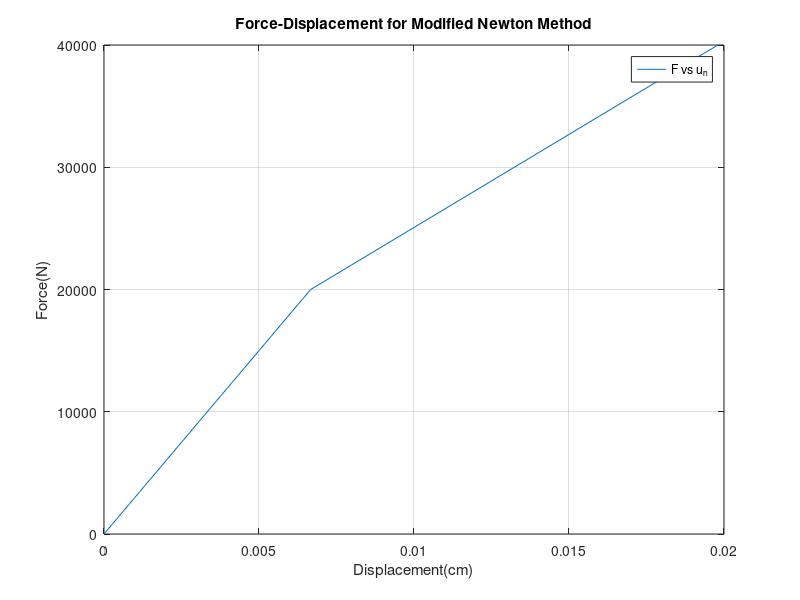

Source code (MATLAB):
clear all; close all; clc;

%Modified Newton-Raphson Method
%In the present problem we do not consider unloading part of the force

%Given Parameters: 
%state_a: Binary flag to represent the state of the left segment of the rod. It
%assumes a value of 0 for elastic state and 1 for inelastic state. 

%state_b: Binary flag to represent the state of the left segment of the rod. It
%assumes a value of 0 for elastic state and 1 for inelastic state. 

%num_step: Number of steps in the Newton Raphson 

%Number of steps in which the load needs to be applied: 2

%varepsilon: Tolerance parameter for error 

%F_ext: External Load as applicable for the step

%F_int: Internal Load as applicable for the step (and iteration)

disp ('%-------------------------------------------------------------------------%')
disp ('%                       CEE570 - Finite Element Method                    %')
disp ('%                                  Spring 2016                            %')
disp ('%                      Submitted By: BHAVESH SHRIMALI%                     ')
disp ('%-------------------------------------------------------------------------%')


La=10; Lb=5; L=La+Lb;
F_ext=[2e4;4e4];
epsilon_y=0.002;
E=1e7;A=1;d=0;
E_t=1e5;sigma_y=2e4;
varepsilon=1e-12; 
state_a=0;state_b=0;
F_int=0;

for i=1:length(F_ext)
    Fe=F_ext(i);
    iter_count=0;
    res_o=Fe-F_int;
    res=Fe-F_int;
  
    %Check if the left portion of the bar is elastic
    if state_a==0
        Ka=E*A/La;
    else
        Ka=E_t*A/La;
    end
    
    %Check if the right portion of the bar is elastic
    if state_b==0
        Kb=E*A/Lb;
    else
        Kb=E_t*A/Lb;
    end
    K=Ka+Kb;
    while(abs(res)>varepsilon*abs(res_o))
        iter_count=iter_count+1;
        del_d=res/K;
        d=d+del_d;
        d_arr(iter_count,i)=d;
        epsilon_a=d/La;
        epsilon_b=d/Lb;
        if epsilon_a<=epsilon_y
            Fa_int=E*epsilon_a*A;
            state_a=0;
        else
            Fa_int=(E_t*(epsilon_a-epsilon_y)+sigma_y)*A;
            state_a=1;
        end
        
        if epsilon_b<=epsilon_y
            Fb_int=E*epsilon_b*A;
            state_b=0;
        else
            Fb_int=(E_t*(epsilon_b-epsilon_y)+sigma_y)*A;
            state_b=1;
        end
        if iter_count==1
            res_o=Fe-(Fa_int+Fb_int);
        end
        F_int=Fa_int+Fb_int;
        res=Fe-F_int;
        Residual(iter_count,i)=res;
    end
    iterations(i)=iter_count;
    displacement(i)=d;
end

u_n=vertcat(0,[max(d_arr(:,1));max(d_arr(:,2))]);
Fext=vertcat(0,F_ext);
Res_store=Residual(:,2);
d_final=horzcat(d_arr(:,2),Res_store);
plot(u_n,Fext);
grid on;
xlabel('Displacement(cm)');ylabel('Force(N)');
title('Force-Displacement for Modified Newton Method');
legend('F vs u_n');
       
    